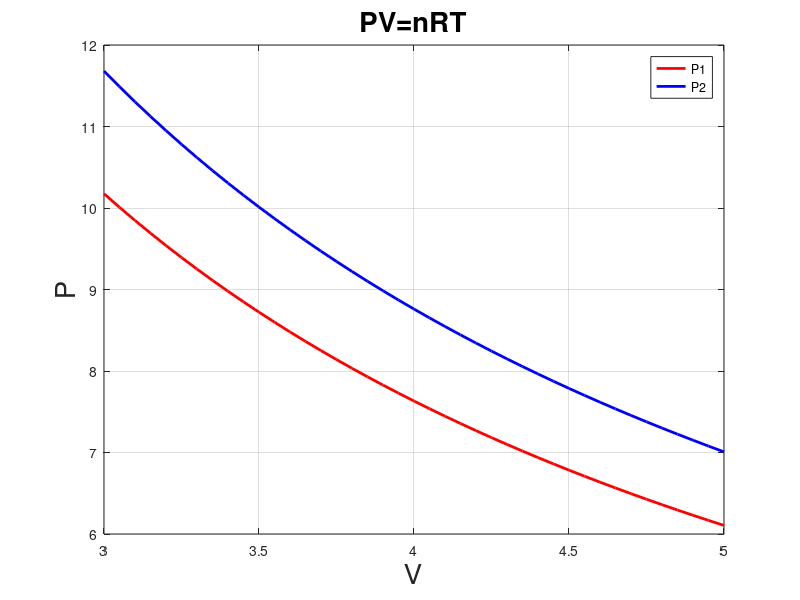

Write MATLAB code to recreate this figure.
%Ideal gas equation % a program for calculating the pressure distribution in the ideal gas equation %define the tempurature
T1 = 372; % units of temperature in kelvin
T2 = 427; % units of temperature in kelvin
% define R
R=0.08206; % units L.atm.mol^-1
% define n
n=1;
% Define the array of volume in litres
V = 3 : .01*5 : 5;
% Calculate the pressure disribution (when P is the subject in the ideal % gas equation)
P1 = T1 * R * n ./ V;
P2 = T2 * R * n ./ V;
% Plot the two graphs on the one axis
plot(V, P1, 'r-', 'LineWidth', 2)
hold
plot(V,P2, 'b-', 'LineWidth', 2)
grid on;
legend('P1', 'P2');
xlabel('V', 'FontSize', 20);
ylabel('P', 'FontSize', 20);
title('PV=nRT', 'FontSize', 20);